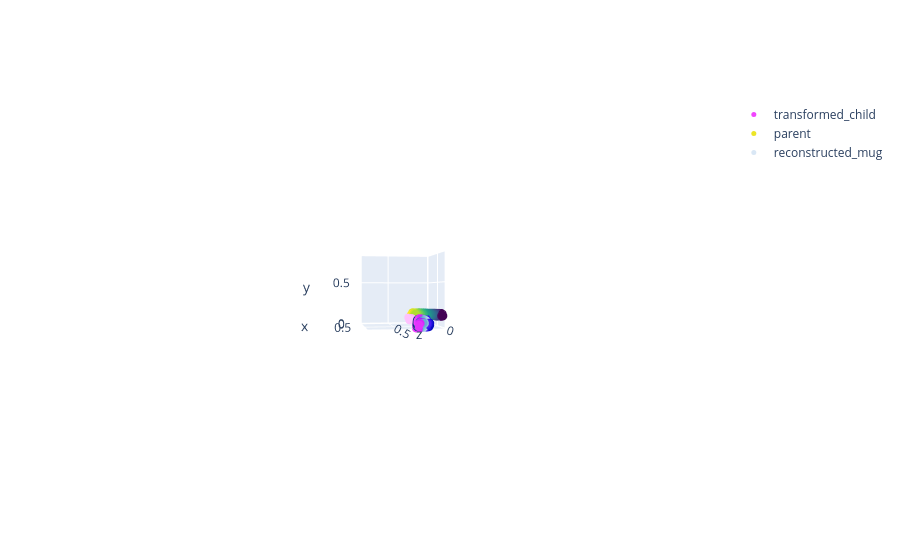

Notebook code for this chart:
### Code cell
# Verify the reconstruction and demo transformation

child_params = warps['child_params'].item()
reconstructions = {}
transformed_scene_pcls = {}


child_transform = utils.pos_quat_to_transform(child_params.position, child_params.quat)
new_child_transform = np.matmul(ee_transform, child_transform)
child_params.position, child_params.quat = \
    utils.transform_to_pos_quat(new_child_transform)


transformed_child = utils.transform_pcd(scene_pcls[child_object],
                                             ee_transform,
                                           )
reconstructions[f'reconstructed_{child_object}'] = \
    child_model.to_transformed_pcd(child_params)

viz_utils.show_pcds_plotly({'transformed_child': transformed_child, 'parent':scene_pcls[parent_object]}|reconstructions)

### Figure 1 — Plotly figure (JSON) as saved in the notebook; plotly's stock layout.template omitted (floating-point values rounded to 4 significant figures; data arrays with more than 128 entries replaced by an {"elided": "..."} marker saying what was removed)
{"data": [{"marker": {"color": {"elided": "6733 float values"}, "colorscale": [[0, "#0508b8"], [0.08333, "#1910d8"], [0.1667, "#3c19f0"], [0.25, "#6b1cfb"], [0.3333, "#981cfd"], [0.4167, "#bf1cfd"], [0.5, "#dd2bfd"], [0.5833, "#f246fe"], [0.6667, "#fc67fd"], [0.75, "#fe88fc"], [0.8333, "#fea5fd"], [0.9167, "#febefe"], [1, "#fec3fe"]], "size": 5}, "mode": "markers", "name": "transformed_child", "type": "scatter3d", "x": {"elided": "6733 float values"}, "y": {"elided": "6733 float values"}, "z": {"elided": "6733 float values"}}, {"marker": {"color": {"elided": "7781 float values"}, "colorscale": [[0, "#440154"], [0.1111, "#482878"], [0.2222, "#3e4989"], [0.3333, "#31688e"], [0.4444, "#26828e"], [0.5556, "#1f9e89"], [0.6667, "#35b779"], [0.7778, "#6ece58"], [0.8889, "#b5de2b"], [1, "#fde725"]], "size": 5}, "mode": "markers", "name": "parent", "type": "scatter3d", "x": {"elided": "7781 float values"}, "y": {"elided": "7781 float values"}, "z": {"elided": "7781 float values"}}, {"marker": {"color": {"elided": "9189 float values"}, "colorscale": [[0, "rgb(247,251,255)"], [0.125, "rgb(222,235,247)"], [0.25, "rgb(198,219,239)"], [0.375, "rgb(158,202,225)"], [0.5, "rgb(107,174,214)"], [0.625, "rgb(66,146,198)"], [0.75, "rgb(33,113,181)"], [0.875, "rgb(8,81,156)"], [1, "rgb(8,48,107)"]], "size": 5}, "mode": "markers", "name": "reconstructed_mug", "type": "scatter3d", "x": {"elided": "9189 float values"}, "y": {"elided": "9189 float values"}, "z": {"elided": "9189 float values"}}], "layout": {"scene": {"aspectratio": {"x": 1, "y": 1, "z": 1}, "camera": {"eye": {"x": 6.28, "y": 0, "z": 1}, "up": {"x": 0, "y": 1, "z": 0}}, "xaxis": {"range": [-0.007121, 0.8285], "visible": true}, "yaxis": {"range": [-0.007121, 0.8285], "visible": true}, "zaxis": {"range": [-0.007121, 0.8285], "visible": true}}, "showlegend": true}}
